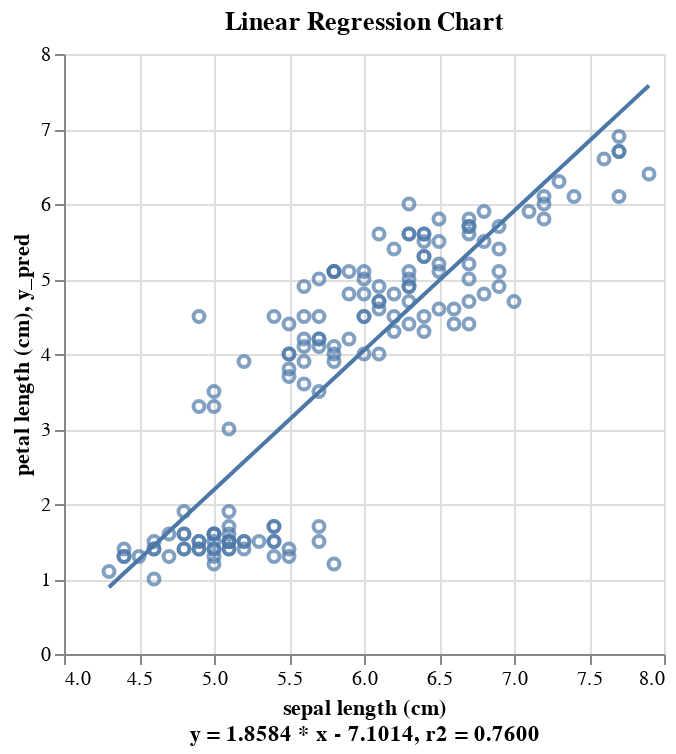

The code cell stored with this chart in its notebook:
### Code cell
# Just for fun, let's see if there is any linear relationship between sepal length and petal length
plot = pp.plot_lin_reg(
    df,
    x = "sepal length (cm)", 
    target = "petal length (cm)", 
    add_bias=True,
    show_lin_reg_eq=True # Prints out the linear regression result at the end
).properties(
    title = "Linear Regression Chart"
)
plot.interactive()

### Figure 1 — Vega specification as saved in the notebook (floating-point values rounded to 4 significant figures; data arrays with more than 128 entries replaced by an {"elided": "..."} marker saying what was removed)
{"$schema": "https://vega.github.io/schema/vega/v5.json", "axes": [{"aria": false, "domain": false, "grid": true, "gridScale": "y", "labels": false, "maxExtent": 0, "minExtent": 0, "orient": "bottom", "scale": "x", "tickCount": {"signal": "ceil(width/40)"}, "ticks": false, "zindex": 0}, {"aria": false, "domain": false, "grid": true, "gridScale": "x", "labels": false, "maxExtent": 0, "minExtent": 0, "orient": "left", "scale": "y", "tickCount": {"signal": "ceil(height/40)"}, "ticks": false, "zindex": 0}, {"grid": false, "labelFlush": true, "labelOverlap": true, "orient": "bottom", "scale": "x", "tickCount": {"signal": "ceil(width/40)"}, "title": ["sepal length (cm)", "y = 1.8584 * x - 7.1014, r2 = 0.7600"], "zindex": 0}, {"grid": false, "labelOverlap": true, "orient": "left", "scale": "y", "tickCount": {"signal": "ceil(height/40)"}, "title": "petal length (cm), y_pred", "zindex": 0}], "background": "white", "data": [{"name": "param_2_store"}, {"name": "source_0", "values": {"elided": "150 records"}}, {"name": "data_0", "values": {"elided": "150 records"}}], "height": 300, "marks": [{"clip": true, "encode": {"update": {"fill": {"value": "transparent"}, "opacity": {"value": 0.7}, "stroke": {"value": "#4c78a8"}, "x": {"field": "sepal length (cm)", "scale": "x"}, "y": {"field": "petal length (cm)", "scale": "y"}}}, "from": {"data": "data_0"}, "interactive": true, "name": "view_2_marks", "style": ["point"], "type": "symbol"}, {"clip": true, "encode": {"update": {"defined": {"signal": "isValid(datum[\"sepal length (cm)\"]) && isFinite(+datum[\"sepal length (cm)\"]) && isValid(datum[\"y_pred\"]) && isFinite(+datum[\"y_pred\"])"}, "stroke": {"value": "#4c78a8"}, "x": {"field": "sepal length (cm)", "scale": "x"}, "y": {"field": "y_pred", "scale": "y"}}}, "from": {"data": "source_0"}, "interactive": false, "name": "layer_1_marks", "sort": {"field": "x"}, "style": ["line"], "type": "line"}], "padding": 5, "scales": [{"domain": {"fields": [{"data": "data_0", "field": "sepal length (cm)"}, {"data": "source_0", "field": "sepal length (cm)"}]}, "domainRaw": {"signal": "param_2[\"sepal length (cm)\"]"}, "name": "x", "nice": true, "range": [0, {"signal": "width"}], "type": "linear", "zero": false}, {"domain": {"fields": [{"data": "data_0", "field": "petal length (cm)"}, {"data": "source_0", "field": "y_pred"}]}, "domainRaw": {"signal": "param_2[\"petal length (cm)\"]"}, "name": "y", "nice": true, "range": [{"signal": "height"}, 0], "type": "linear", "zero": true}], "signals": [{"name": "unit", "on": [{"events": "pointermove", "update": "isTuple(group()) ? group() : unit"}], "value": {}}, {"name": "param_2", "update": "vlSelectionResolve(\"param_2_store\", \"union\")"}, {"name": "param_2_sepal_length__cm_", "on": [{"events": [{"source": "view", "type": "dblclick"}], "update": "null"}, {"events": {"signal": "param_2_translate_delta"}, "update": "panLinear(param_2_translate_anchor.extent_x, -param_2_translate_delta.x / width)"}, {"events": {"signal": "param_2_zoom_delta"}, "update": "zoomLinear(domain(\"x\"), param_2_zoom_anchor.x, param_2_zoom_delta)"}]}, {"name": "param_2_petal_length__cm_", "on": [{"events": [{"source": "view", "type": "dblclick"}], "update": "null"}, {"events": {"signal": "param_2_translate_delta"}, "update": "panLinear(param_2_translate_anchor.extent_y, param_2_translate_delta.y / height)"}, {"events": {"signal": "param_2_zoom_delta"}, "update": "zoomLinear(domain(\"y\"), param_2_zoom_anchor.y, param_2_zoom_delta)"}]}, {"name": "param_2_tuple", "on": [{"events": [{"signal": "param_2_sepal_length__cm_ || param_2_petal_length__cm_"}], "update": "param_2_sepal_length__cm_ && param_2_petal_length__cm_ ? {unit: \"view_2\", fields: param_2_tuple_fields, values: [param_2_sepal_length__cm_,param_2_petal_length__cm_]} : null"}]}, {"name": "param_2_tuple_fields", "value": [{"channel": "x", "field": "sepal length (cm)", "type": "R"}, {"channel": "y", "field": "petal length (cm)", "type": "R"}]}, {"name": "param_2_translate_anchor", "on": [{"events": [{"source": "scope", "type": "pointerdown"}], "update": "{x: x(unit), y: y(unit), extent_x: domain(\"x\"), extent_y: domain(\"y\")}"}], "value": {}}, {"name": "param_2_translate_delta", "on": [{"events": [{"between": [{"source": "scope", "type": "pointerdown"}, {"source": "window", "type": "pointerup"}], "consume": true, "source": "window", "type": "pointermove"}], "update": "{x: param_2_translate_anchor.x - x(unit), y: param_2_translate_anchor.y - y(unit)}"}], "value": {}}, {"name": "param_2_zoom_anchor", "on": [{"events": [{"consume": true, "source": "scope", "type": "wheel"}], "update": "{x: invert(\"x\", x(unit)), y: invert(\"y\", y(unit))}"}]}, {"name": "param_2_zoom_delta", "on": [{"events": [{"consume": true, "source": "scope", "type": "wheel"}], "force": true, "update": "pow(1.001, event.deltaY * pow(16, event.deltaMode))"}]}, {"name": "param_2_modify", "on": [{"events": {"signal": "param_2_tuple"}, "update": "modify(\"param_2_store\", param_2_tuple, true)"}]}], "style": "cell", "title": {"frame": "group", "text": "Linear Regression Chart"}, "width": 300}
